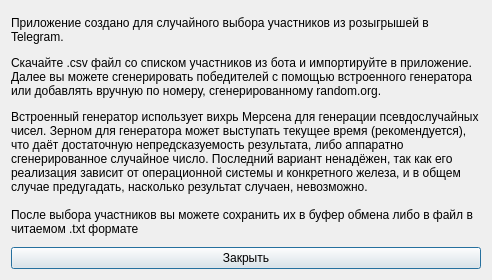
<?xml version="1.0" encoding="UTF-8"?>
<ui version="4.0">
 <class>HelpWindow</class>
 <widget class="QDialog" name="HelpWindow">
  <property name="geometry">
   <rect>
    <x>0</x>
    <y>0</y>
    <width>492</width>
    <height>280</height>
   </rect>
  </property>
  <property name="windowTitle">
   <string>Dialog</string>
  </property>
  <layout class="QVBoxLayout" name="verticalLayout">
   <item>
    <widget class="QLabel" name="lbl_help">
     <property name="sizePolicy">
      <sizepolicy hsizetype="MinimumExpanding" vsizetype="MinimumExpanding">
       <horstretch>0</horstretch>
       <verstretch>0</verstretch>
      </sizepolicy>
     </property>
     <property name="text">
      <string>&lt;html&gt;&lt;head/&gt;&lt;body&gt;&lt;p&gt;Приложение создано для случайного выбора участников из розыгрышей в Telegram.&lt;/p&gt;&lt;p&gt;Скачайте .csv файл со списком участников из бота и импортируйте в приложение.&lt;br/&gt;Далее вы можете сгенерировать победителей с помощью встроенного генератора или добавлять вручную по номеру, сгенерированному random.org.&lt;/p&gt;&lt;p&gt;Встроенный генератор использует вихрь Мерсена для генерации псевдослучайных чисел. Зерном для генератора может выступать текущее время (рекомендуется), что даёт достаточную непредсказуемость результата, либо аппаратно сгенерированное случайное число. Последний вариант ненадёжен, так как его реализация зависит от операционной системы и конкретного железа, и в общем случае предугадать, насколько результат случаен, невозможно.&lt;br/&gt;&lt;br/&gt;После выбора участников вы можете сохранить их в буфер обмена либо в файл в читаемом .txt формате&lt;/p&gt;&lt;/body&gt;&lt;/html&gt;</string>
     </property>
     <property name="wordWrap">
      <bool>true</bool>
     </property>
    </widget>
   </item>
   <item>
    <widget class="QPushButton" name="btn_close">
     <property name="text">
      <string>Закрыть</string>
     </property>
    </widget>
   </item>
  </layout>
 </widget>
 <resources/>
 <connections/>
</ui>
